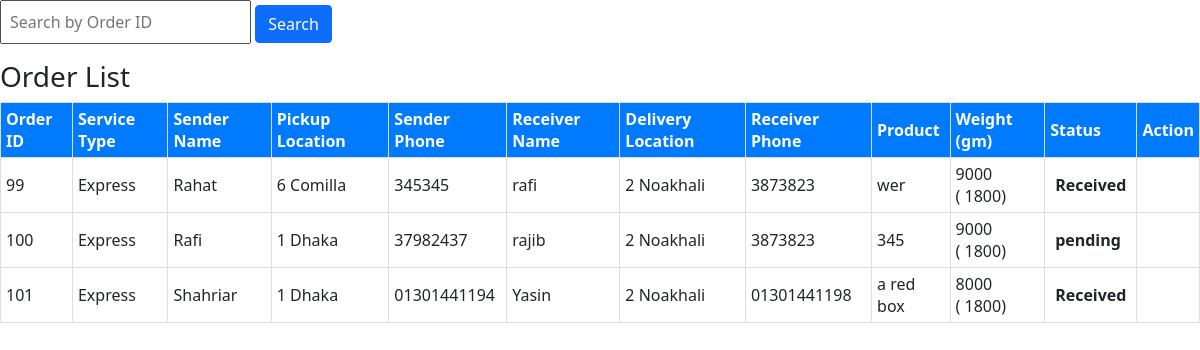
Before: /userpannel/Delivery-system/orderlist.php with the older database file.
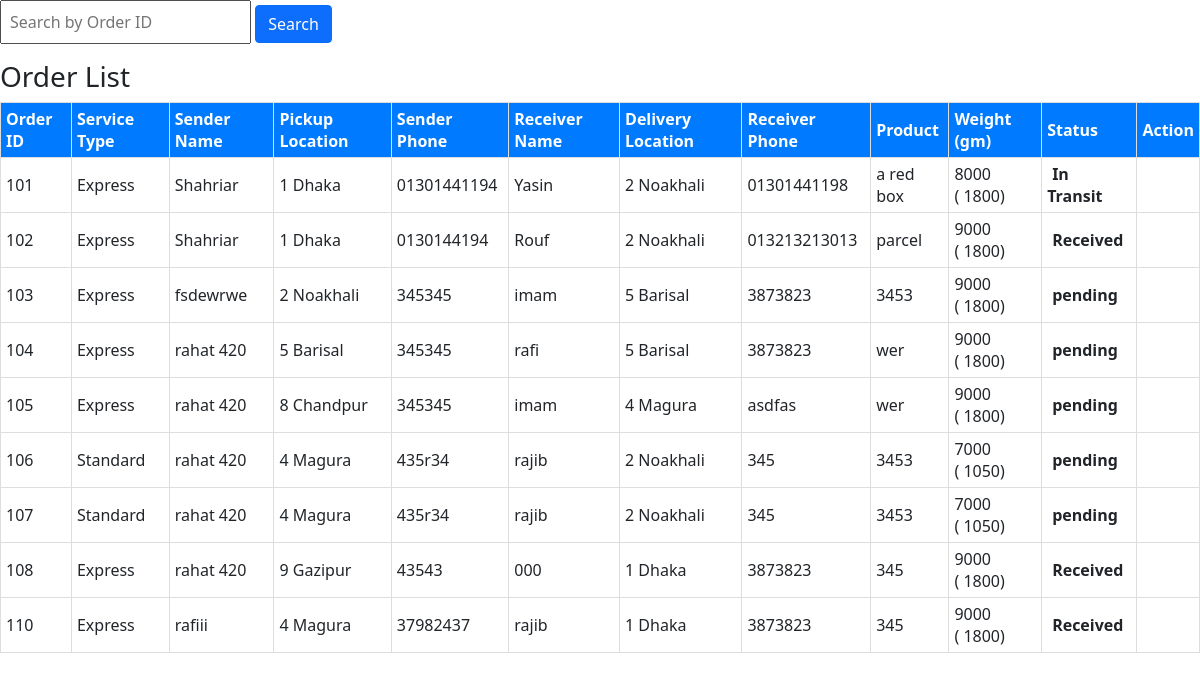
After: the same page with the newer database file.
### tables this page shows
CREATE TABLE `customer_section` (
  `id` int(100) NOT NULL,
  `service_type` varchar(100) NOT NULL,
  `sender_name` varchar(100) NOT NULL,
  `sender_address` varchar(100) NOT NULL,
  `sender_phone` varchar(100) NOT NULL,
  `receiver_name` varchar(100) NOT NULL,
  `receiver_address` varchar(100) NOT NULL,
  `receiver_phone` varchar(100) NOT NULL,
  `product` varchar(100) NOT NULL,
  `weight` int(100) NOT NULL,
  `date_of_order` varchar(100) NOT NULL,
  `money` int(100) NOT NULL,
  `status` varchar(100) NOT NULL,
  `order_time` timestamp NOT NULL DEFAULT current_timestamp()
);

### userpannel/Delivery-system/orderlist.php (the view, shortened to what this page needs)
<?php
$search_query = "";
?>
<?php
$database = mysqli_connect("localhost", "root", "", "fasttrack");
?>
<link rel="stylesheet" href="../../bootstrap/css/bootstrap.min.css">
</head>
<body>
    <form action="" method="post">
        <input type="search" name="search_order" value="<?php echo htmlspecialchars($search_query); ?>" placeholder="Search by Order ID" class="p-2">
        <button type="submit" class="btn btn-primary">Search</button>
    </form>
    <?php
    $query = "SELECT * FROM customer_section";
    $ns = $database->query($query);
    echo "<div class='table-container'>
    <h3>Order List</h3>
    <table>
        <thead>
            <tr>
                <th>Order ID</th>
                <th>Service Type</th>
                <th>Sender Name</th>
                <th>Pickup Location</th>
                <th>Sender Phone</th>
                <th>Receiver Name</th>
                <th>Delivery Location</th>
                <th>Receiver Phone</th>
                <th>Product</th>
                <th>Weight (gm)</th>
                <th>Status</th>
                <th>Action</th>
            </tr>
        </thead>";
    while ($row = $ns->fetch_assoc()) {
        echo "
        <tbody>
            <tr>
                <td>{$row['id']}</td>
                <td>{$row['service_type']}</td>
                <td>{$row['sender_name']}</td>
                <td>{$row['sender_address']}</td>
                <td>{$row['sender_phone']}</td>
                <td>{$row['receiver_name']}</td>
                <td>{$row['receiver_address']}</td>
                <td>{$row['receiver_phone']}</td>
                <td>{$row['product']}</td>
                <td>{$row['weight']}<br>( <i class='fa-solid fa-bangladeshi-taka-sign'></i>{$row['money']})</td>
                <td><span class='status {$row['status']}'>{$row['status']}</span></td>
                <td>
                    <a href='#' style='color:green; font-size:20px;'
                        type='button'
                        data-bs-toggle='modal'
                        data-bs-target='#exampleModal'
                        data-id='{$row['id']}'
                        data-status='{$row['status']}'>
                        <i class='fa-solid fa-pen-to-square'></i>
                    </a>
                    <a href='index.php?deleteid={$row['id']}' style='color:red; font-size:20px;'>
                        <i class='fa-solid fa-trash'></i>
                    </a>
                    <a href='#'
                        class='print-id'
                        data-service='{$row['service_type']}'
                        data-sendername='{$row['sender_name']}'
                        data-senderaddress='{$row['sender_address']}'
                        data-senderphone='{$row['sender_phone']}'
                        data-receivername='{$row['receiver_name']}'
                        data-receiveraddress='{$row['receiver_address']}'
                        data-receiverphone='{$row['receiver_phone']}'
                        data-weight='{$row['weight']}'
                        data-money='{$row['money']}'
                        data-date='{$row['date_of_order']}'
                        data-id='{$row['id']}'
                        style='color:blue; font-size:20px;'>
                        <i class='fa-solid fa-print'></i>
                    </a>
                </td>
            </tr>
        </tbody>";
    }
    echo " </table> </div>";
    ?>
</body>
</html>

Changed rows visible on the page:
removed customer_section: id "99", service_type "Express", sender_name "Rahat", sender_address "6 Comilla", sender_phone "345345", receiver_name "rafi", receiver_address "2 Noakhali", receiver_phone "3873823", product "wer", weight "9000", money "1800", status "Received"
removed customer_section: id "100", service_type "Express", sender_name "Rafi", sender_address "1 Dhaka", sender_phone "37982437", receiver_name "rajib", receiver_address "2 Noakhali", receiver_phone "3873823", product "345", weight "9000", money "1800", status "pending"
changed customer_section "Yasin": status "Received" → "In Transit"
added customer_section: id "102", service_type "Express", sender_name "Shahriar", sender_address "1 Dhaka", sender_phone "0130144194", receiver_name "Rouf", receiver_address "2 Noakhali", receiver_phone "013213213013", product "parcel", weight "9000", money "1800", status "Received"
added customer_section: id "103", service_type "Express", sender_name "fsdewrwe", sender_address "2 Noakhali", sender_phone "345345", receiver_name "imam", receiver_address "5 Barisal", receiver_phone "3873823", product "3453", weight "9000", money "1800", status "pending"
added customer_section: id "104", service_type "Express", sender_name "rahat 420", sender_address "5 Barisal", sender_phone "345345", receiver_name "rafi", receiver_address "5 Barisal", receiver_phone "3873823", product "wer", weight "9000", money "1800", status "pending"
added customer_section: id "105", service_type "Express", sender_name "rahat 420", sender_address "8 Chandpur", sender_phone "345345", receiver_name "imam", receiver_address "4 Magura", receiver_phone "asdfas", product "wer", weight "9000", money "1800", status "pending"
added customer_section: id "106", service_type "Standard", sender_name "rahat 420", sender_address "4 Magura", sender_phone "435r34", receiver_name "rajib", receiver_address "2 Noakhali", receiver_phone "345", product "3453", weight "7000", money "1050", status "pending"
added customer_section: id "107", service_type "Standard", sender_name "rahat 420", sender_address "4 Magura", sender_phone "435r34", receiver_name "rajib", receiver_address "2 Noakhali", receiver_phone "345", product "3453", weight "7000", money "1050", status "pending"
added customer_section: id "108", service_type "Express", sender_name "rahat 420", sender_address "9 Gazipur", sender_phone "43543", receiver_name "000", receiver_address "1 Dhaka", receiver_phone "3873823", product "345", weight "9000", money "1800", status "Received"
added customer_section: id "110", service_type "Express", sender_name "rafiii", sender_address "4 Magura", sender_phone "37982437", receiver_name "rajib", receiver_address "1 Dhaka", receiver_phone "3873823", product "345", weight "9000", money "1800", status "Received"
